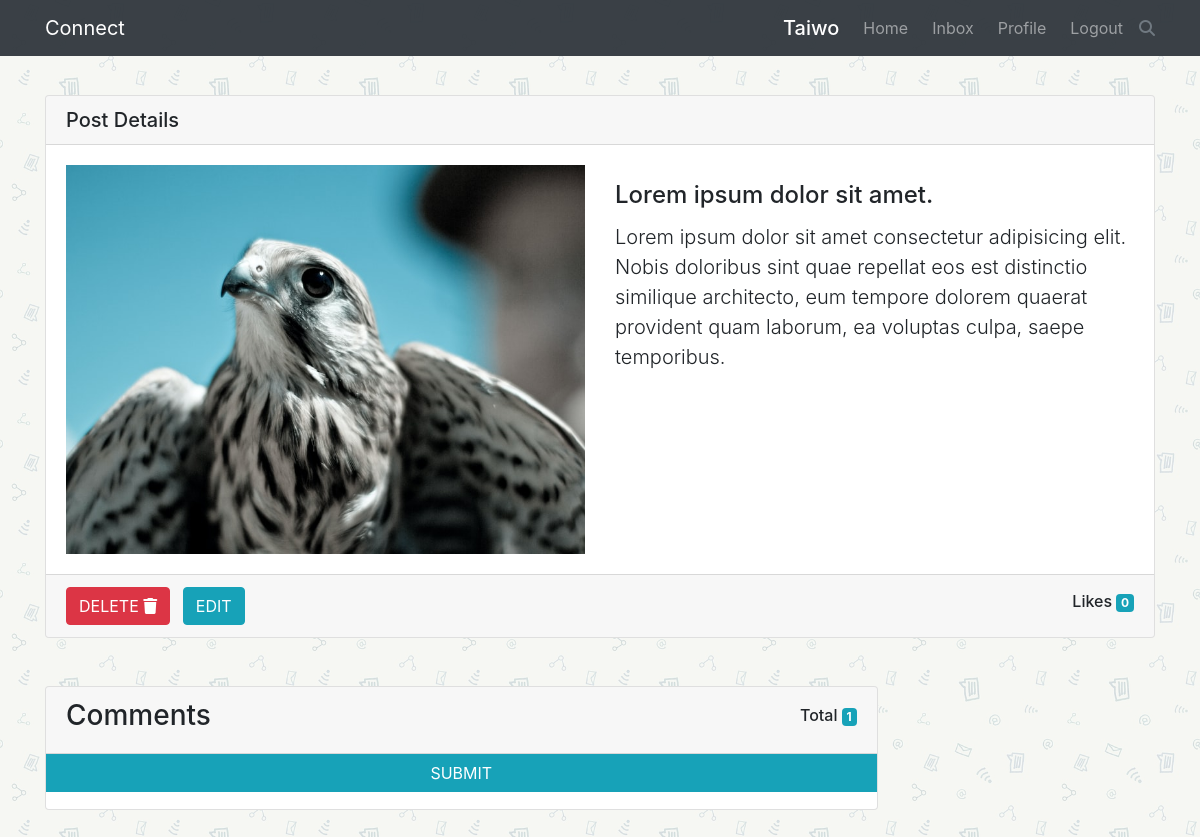
The page /update_post/113057b9d0b044d1ae6d258156ed38ff/ (signed in) on the database its author committed.
### posts/models.py (models this page shows, shortened)
class Post(models.Model):
    owner = models.ForeignKey(
        User, on_delete=models.CASCADE, null=True, blank=True, related_name='post')
    image = models.ImageField(blank=True, upload_to='Post_images/')
    title = models.CharField(max_length=200, null=True, blank=True)
    body = models.TextField(null=True)
    created = models.DateTimeField(auto_now_add=True)
    likes = models.ManyToManyField(User, related_name='likes', blank=True)
    id = models.UUIDField(max_length=100, default=uuid.uuid4,
                          unique=True, primary_key=True, editable=False)
    class Meta:
        ordering = ['-created']
    def ImageUrl(self):
        try:
            url = self.image.url
        except:
            url = ''
        return url
    def total_likes(self):
        total = self.likes.count()
        return total

class Comment(models.Model):
    owner = models.ForeignKey(
        User, on_delete=models.CASCADE, null=True, blank=True)
    post = models.ForeignKey(
        Post, on_delete=models.CASCADE, null=True, blank=True, related_name='comments')
    body = models.TextField(null=True)
    created = models.DateTimeField(auto_now_add=True)
    id = models.UUIDField(max_length=100, default=uuid.uuid4,
                          unique=True, primary_key=True, editable=False)

### posts/views.py (the view, shortened to what this page needs)
# urls.py: path('update_post/<str:id>/', views.post_update, name= 'update-post'),
@login_required(login_url='login')
def post_update(request, id):
    post = get_object_or_404(Post, pk=id)
    post_form = PostForm(instance=post)
    context = {
        'postForm': post_form,
        'page': 'update-post',
        'post': post,
    }
    return render(request, 'posts/post.html', context)

### posts/templates/posts/post.html (shortened to what this page needs)
{% extends 'base.html' %}
    {% block content %}
      <div class="card">
        <div class="card-header h5">Post Details</div>
        <div class="card-body">
          <div class="row">
            {% if post.image.name != '' %}
            <div class="col-lg-6">
              <img src="{{post.ImageUrl}}" alt="" class="img-fluid mx-auto">
            </div>
            {% endif %}
            <div class="{% if post.image.name != '' %}col-lg-6 {% else%} px-3{% endif %}">
              <h4 class="card-title mt-3">
                {{post.title|default_if_none:''}}
              </h4>
              <p class="lead">
                {{post.body|linebreaksbr}}
              </p>
            </div>
          </div>
        </div>
        <div class="card-footer d-flex align-items-center justify-content-between flex-wrap">
          {% if post.owner == request.user %}
          <div>
            <button type="button" class="btn btn-danger" data-toggle="modal" data-target="#deleteModal">
              DELETE <i class="fa fa-trash"></i>
            </button>
            <button class="btn btn-info ml-2" data-target="#postForm" data-toggle="modal">EDIT</button>
          </div>
          {% endif %}
          <h6 >Likes <span class="badge badge-info ml-auto" id="tolal-like">{{post.total_likes}}</span></h6>
        </div>
      </div>
      <div class="col-lg-9 p-0">
        <div class="card my-5">
          <div class="card-header d-flex justify-content-between align-items-center">
            <h3>Comments</h3>
            <h6>Total <span class="badge badge-info" id="total-like">{{post.comments.all|length}}</span></h6>
          </div>
          <form method="post" id="commentForm">
            <button type="submit" class="btn btn-info btn-block mt-0 rounded-0">SUBMIT</button>
          </form>
          <div class="card-body p-0 ">
          </div>
        </div>
      </div>
    {% endblock content %}

### templates/base.html (shortened to what this page needs)
{% load static %}
<html lang="en">
<head>
 <link rel="stylesheet" href="https://cdn.jsdelivr.net/npm/bootstrap@4.5.3/dist/css/bootstrap.min.css">
  <link rel="stylesheet" href="https://cdnjs.cloudflare.com/ajax/libs/font-awesome/6.2.1/css/all.min.css" />
  <link rel="stylesheet" href="{% static 'style.css' %}">
  <link rel="stylesheet" href="{% static 'bootstrap.css' %}">
</head>
<body>
  <nav class="navbar navbar-expand-lg navbar-dark bg-dark fixed-top">
    <div class="container">
      <a href="{% url 'index' %}" class="navbar-brand">Connect</a>
      {% if user.is_authenticated %}
      <div class="ml-2 order-lg-2 d-flex align-items-center">
        <div class="dropdown">
          <div class="i fa fa-search text-light text-muted" data-target="#search" data-toggle="dropdown"></div>
        </div>
      </div>
      <div class="collapse navbar-collapse" id="navigation" style="transition: 0.4s">
        <ul class="navbar-nav ml-auto">
          <li class="nav-item">
            <span class="nav-link active h5 m-0">{{request.user|title}}</span>
          </li>
          <li class="nav-item ml-2">
            <a href="{% url 'index' %}" class="nav-link">Home</a>
          </li>
          <li class="nav-item ml-2">
            <a href="{% url 'inbox' %}" class="nav-link">Inbox</a>
          </li>
          <li class="nav-item ml-2">
            <a href="{% url 'own-profile' %}" class="nav-link">Profile</a>
          </li>
          <li class="nav-item ml-2">
            <a href="{% url 'logout' %}" class="nav-link">Logout</a>
          </li>
        </ul>
      </div>
      {% endif %}
    </div>
  </nav>
    <main id="main">
      <div class="container">
        {% block content%}
        {% endblock content%}
      </div>
    </main>
</body>
</html>

### static/style.css (style rules this page uses)
body { background: url('admin_images/message-5994510_1920.jpg') center center/cover no-repeat fixed; position: relative; }
body::after { content: ""; width: 100%; height: 100%; background-color: rgba(255, 255, 255, 0.8); position: fixed; top: 0; left: 0; z-index: -3; }
img { border : none; display: block; }
a { text-decoration: none; }
#main { padding-top: 95px; }
.navbar { opacity: 0.97; }
.btn { transition: 0.4s; }

### rows shown on the page
Post: ImageUrl (picture), title "Lorem ipsum dolor sit amet.", body "Lorem ipsum dolor sit amet consectetur adipisicing elit. Nobis doloribus sint quae repellat eos est distinctio similique architecto, eum tempore dolorem quaerat provident quam laborum, ea voluptas culpa, saepe temporibus.", total_likes "0", comments.all|length "1"

### other values the page prints
{{ request.user|title }} "Taiwo"
